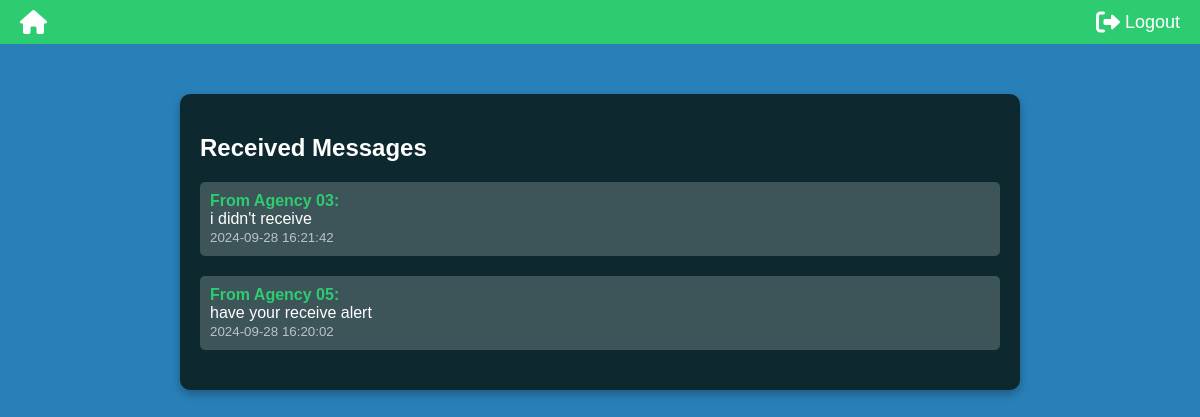
/fetch_messages.php (signed in), run on the app's committed database.
### tables this page shows
CREATE TABLE `messages` (
  `id` int(11) NOT NULL,
  `sender_agency_id` int(11) DEFAULT NULL,
  `receiver_agency_id` int(11) DEFAULT NULL,
  `message` text DEFAULT NULL,
  `timestamp` timestamp NOT NULL DEFAULT current_timestamp()
);

CREATE TABLE `agencies` (
  `id` int(11) NOT NULL,
  `name` varchar(255) NOT NULL,
  `email` varchar(255) NOT NULL,
  `password` varchar(255) NOT NULL,
  `contact_number` varchar(20) DEFAULT NULL,
  `expertise` text DEFAULT NULL,
  `resources` text DEFAULT NULL,
  `last_activity` timestamp NOT NULL DEFAULT current_timestamp(),
  `latitude` decimal(10,8) NOT NULL,
  `longitude` decimal(11,8) NOT NULL,
  `type` varchar(50) NOT NULL
);

### fetch_messages.php (the view, shortened to what this page needs)
<?php
include('header.php');
require 'db_connect.php';
$receiver_agency_id = $_SESSION['agency_id'];
$sql = "SELECT a.name, m.message, m.timestamp
        FROM messages m
        JOIN agencies a ON m.sender_agency_id = a.id
        WHERE m.receiver_agency_id = ?
        ORDER BY m.timestamp DESC";
$stmt = $conn->prepare($sql);
$stmt->bind_param("i", $receiver_agency_id);
$stmt->execute();
$result = $stmt->get_result();
?>
<!DOCTYPE html>
<html lang="en">
<head>
</head>
<body>
    <div class="container">
        <h2>Received Messages</h2>
        <?php
        while ($row = $result->fetch_assoc()) {
            echo "<div class='message'>
                    <strong>From " . htmlspecialchars($row['name']) . ":</strong><br>" .
                    htmlspecialchars($row['message']) . "<br>
                    <small>" . htmlspecialchars($row['timestamp']) . "</small>
                  </div>";
        }
        ?>
    </div>
</body>
</html>

### header.php (style rules this page uses)
body { margin: 0; padding: 0; font-family: Arial, sans-serif; background: #2980b9; color: #fff; }

### fetch_messages.php (style rules this page uses)
body { margin: 0; padding: 0; font-family: Arial, sans-serif; background: #2980b9; color: #fff; }
.container { max-width: 800px; margin: 50px auto; padding: 20px; background:rgb(13, 41, 47); border-radius: 10px; box-shadow: 0 4px 10px rgba(0, 0, 0, 0.3); }
.message { margin-bottom: 20px; padding: 10px; background: rgba(255, 255, 255, 0.2); border-radius: 5px; }
strong { color: #2ecc71; }
small { color: #bdc3c7; }

### data on the page
messages: sender_agency.name "Agency 03", message "i didn't receive", timestamp "2024-09-28 16:21:42"
messages: sender_agency.name "Agency 05", message "have your receive alert", timestamp "2024-09-28 16:20:02"
